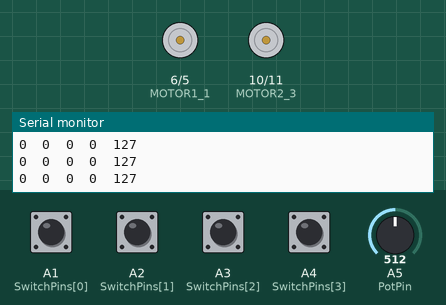
The sketch below on a simulated Arduino Uno, built with avr-gcc and run on an emulated ATmega328P. Shown: motor-driver pin pairs drawn as motors (green arrow = first pin HIGH = forward, orange = second pin HIGH = backward, longer = more drive), the last lines printed to the serial monitor. The inputs (shaded band) are chosen by the test bench; at power-on: A1 (SwitchPins[0]), A2 (SwitchPins[1]), A3 (SwitchPins[2]), A4 (SwitchPins[3]) HIGH, A5 (PotPin) = 512.

Above: at 1.2 s.
1.3 s: A1 (SwitchPins[0]) pulled LOW for 0.15 s
At 1.39 s:
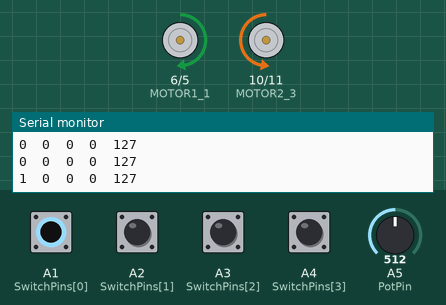
2.9 s: A2 (SwitchPins[1]) pulled LOW for 0.15 s
At 2.98 s:
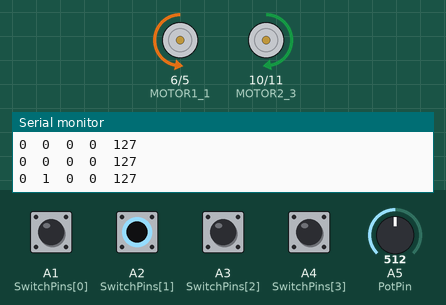
4.5 s: A3 (SwitchPins[2]) pulled LOW for 0.15 s
At 4.58 s:
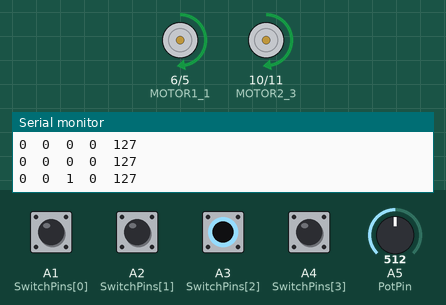
6.1 s: A4 (SwitchPins[3]) pulled LOW for 0.15 s
At 6.19 s:
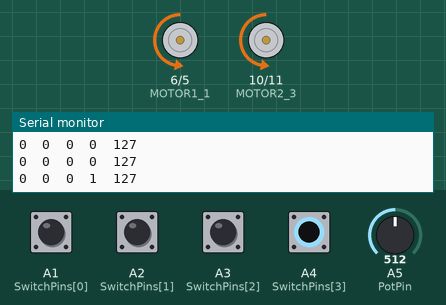
7.7 s: A5 (PotPin) set to 306
10.7 s: A1 (SwitchPins[0]) pulled LOW for 1 s
At 12.3 s:
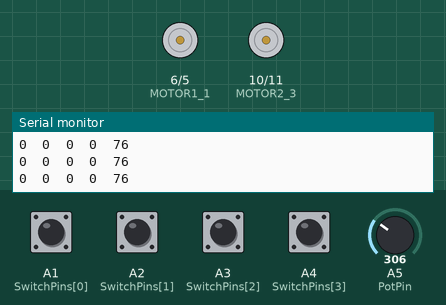
Timing chart, 0 to 13.8 s (numbered marks = the images above; inputs shaded):
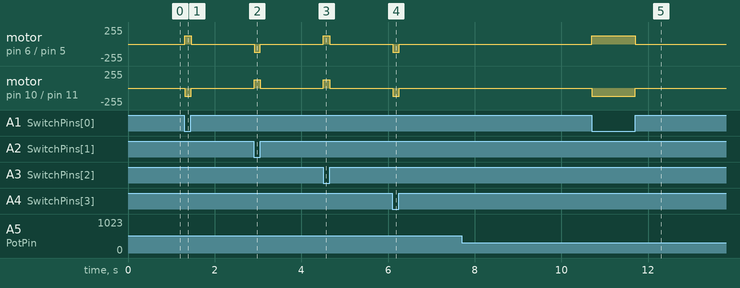

The sketch:

project_r3t1f201.ino
```cpp
/*******************************
Task 1 - Simple Control Program for 2 Bidirectional Motor Control
@version 1.0
@author Tanmay Bishnoi <tbishnoi@ryerson.ca>
*******************************/

/*
Defining motor pins for easy identification.
Motor 1 is mounted on the RIGHT with:
L293D OUT 1 connected @ Pin 6
L293D OUT 2 connected @ Pin 5

Motor 2 is mounted on the LEFT with:
L293D OUT 3 connected @ Pin 10
L293D OUT 4 connected @ Pin 11
*/
#define MOTOR1_1 6
#define MOTOR1_2 5
#define MOTOR2_3 10
#define MOTOR2_4 11

/*
We define Potentiometer pin address and Dip Switch Pin addresses.
The variable 'speed' stores the mapped potentiometer signal and,
the array 'switchStates' stores the mapped states of the Dip
Switches.
*/
#define PotPin A5
int SwitchPins[4] = { A1, A2, A3, A4 };
int speed = 0;
int switchStates[4] = {0, 0, 0, 0};

void setup()
{
  //Setup Motor 1 (R) Output Pins
  pinMode(MOTOR1_1, OUTPUT);
  pinMode(MOTOR1_2, OUTPUT);
  //Setup Motor 2 (L) Output Pins
  pinMode(MOTOR2_3, OUTPUT);
  pinMode(MOTOR2_4, OUTPUT);
  //Potentiometer as Input
  pinMode(PotPin, INPUT);
  for(int i =0;i<4;i++){
  	pinMode(SwitchPins[i], INPUT_PULLUP);
  }
  //Pour a bowl of Serial
  Serial.begin(9600);
}


void loop()
{
  speed = map(analogRead(PotPin),0,1023,0,255);

  for(int i=0;i<4;i++){
    switchStates[i] = map(digitalRead(SwitchPins[i]), 0, 1, 1, 0);
  }

  int mode = modeSelector(switchStates);

  switch (mode) {
  case 0:
    dontMove();
    break;
  case 1:
    moveForward(speed);
    break;
  case 2:
    moveBackward(speed);
    break;
  case 3:
    turnLeft(speed);
    break;
  case 4:
    turnRight(speed);
    break;
  case -1:
    Serial.println("OPERATOR ERROR: Multiple modes selected!");
    dontMove();
    break;
	}
/*
Just some Serial outputs for debugging/signal check.
*/
  if(mode!=-1){
    for(int i =0;i<4;i++){
  	Serial.print(switchStates[i]);
    Serial.print("\t");
    }
    Serial.println(speed);
  }
}


/*
This function determines operational modes from switch states.
Defined return signals and their operations:
-1		Error
 0		Neutral
 1		Forwards
 2		Backwards
 3		Turns Left
 4		Turns Right
*/
int modeSelector(int array[]){
  int mode=0;
  int sum = array[0]+array[1]+array[2]+array[3];
  if(sum>1){
    return -1;
  }
/*
If more than One switch is active
THEN the sum of all Switch states > 1
This means the operator is trying to execute 2 modes
simultaneously, which is outside the scope of our control
definitions, therefore, an error code (-1) is returned.
*/
  else{
    for(int i =0;i<4;i++){
      if(array[i]==1){
      	mode = i+1;//'+1' because 0 is set to be neutral.
      }
    }
  }
  return mode;
}


/*
These functions change the potential difference on the motors
according to the input speed parameter (num) and the lowest
possible signal 0.
*/
void turnLeft(int num){
	MOTOR1CONTROL(num, 0);
  	MOTOR2CONTROL(0, num);
}

void turnRight(int num){
	MOTOR1CONTROL(0, num);
	MOTOR2CONTROL(num, 0);
}

void moveForward(int num){
	MOTOR1CONTROL(num, 0);
    MOTOR2CONTROL(num, 0);
}

void moveBackward(int num){
  	MOTOR1CONTROL(0, num);
    MOTOR2CONTROL(0, num);
}

void dontMove(){
	MOTOR1CONTROL(0, 0);
    MOTOR2CONTROL(0, 0);
}


/*
These functions operate indidual motor pins and are called with
varying input parameters for executing set actions.
f - forward bias, b - backward bias
By convention, a high 'f' value and a low 'b' value makes a motor
turn forwards (+RPMs). Writing a function like this makes code
more modular and beautiful.
*/

//MOTOR1 - R Side
void MOTOR1CONTROL(int f, int b){
  analogWrite(MOTOR1_1,f);
  analogWrite(MOTOR1_2,b);
}
//MOTOR2 - L Side
void MOTOR2CONTROL(int f, int b){
  analogWrite(MOTOR2_3,b);
  analogWrite(MOTOR2_4,f);
}
```

Measured:
- after the input at 1.3 s, motor on pin 6 (MOTOR1_1) / pin 5 (MOTOR1_2): stopped → forward 127/255 at once, → stopped 0.15 s later; motor on pin 10 (MOTOR2_3) / pin 11 (MOTOR2_4): stopped → backward 127/255 at once, → stopped 0.15 s later
- after the input at 2.9 s, motor on pin 6 (MOTOR1_1) / pin 5 (MOTOR1_2): stopped → backward 127/255 at once, → stopped 0.15 s later; motor on pin 10 (MOTOR2_3) / pin 11 (MOTOR2_4): stopped → forward 127/255 at once, → stopped 0.15 s later
- after the input at 4.5 s, motor on pin 6 (MOTOR1_1) / pin 5 (MOTOR1_2), motor on pin 10 (MOTOR2_3) / pin 11 (MOTOR2_4): stopped → forward 127/255 at once, → stopped 0.15 s later
- after the input at 6.1 s, motor on pin 6 (MOTOR1_1) / pin 5 (MOTOR1_2), motor on pin 10 (MOTOR2_3) / pin 11 (MOTOR2_4): stopped → backward 127/255 at once, → stopped 0.15 s later
- after the input at 10.7 s, motor on pin 6 (MOTOR1_1) / pin 5 (MOTOR1_2): stopped → forward 127/255 at once, → stopped 1.0 s later; motor on pin 10 (MOTOR2_3) / pin 11 (MOTOR2_4): stopped → backward 127/255 at once, → stopped 1.0 s later
